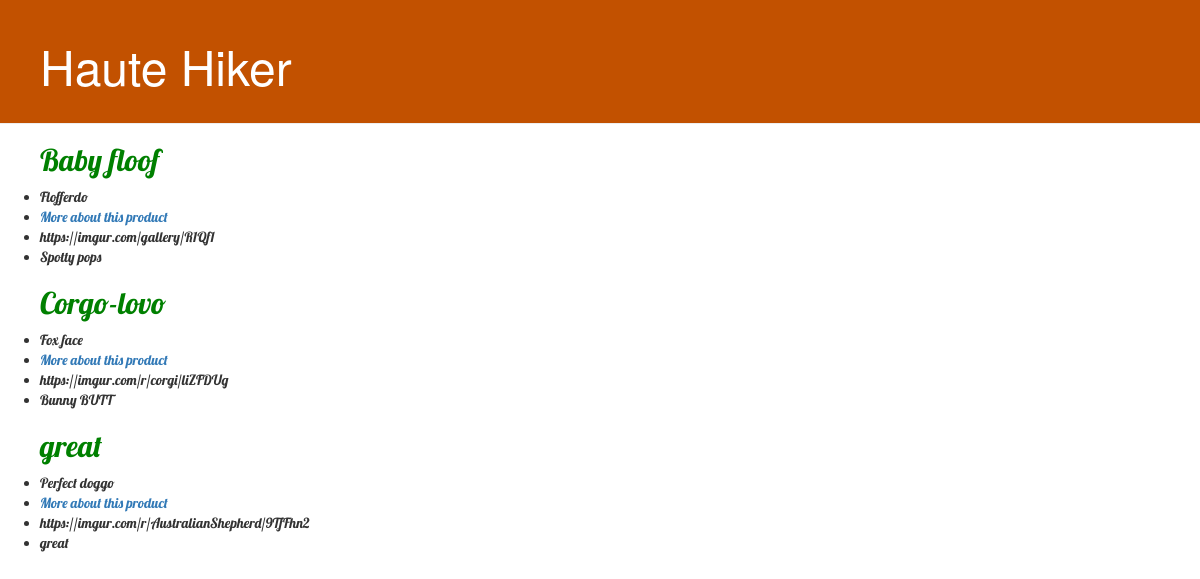
Before: / with the older database file.
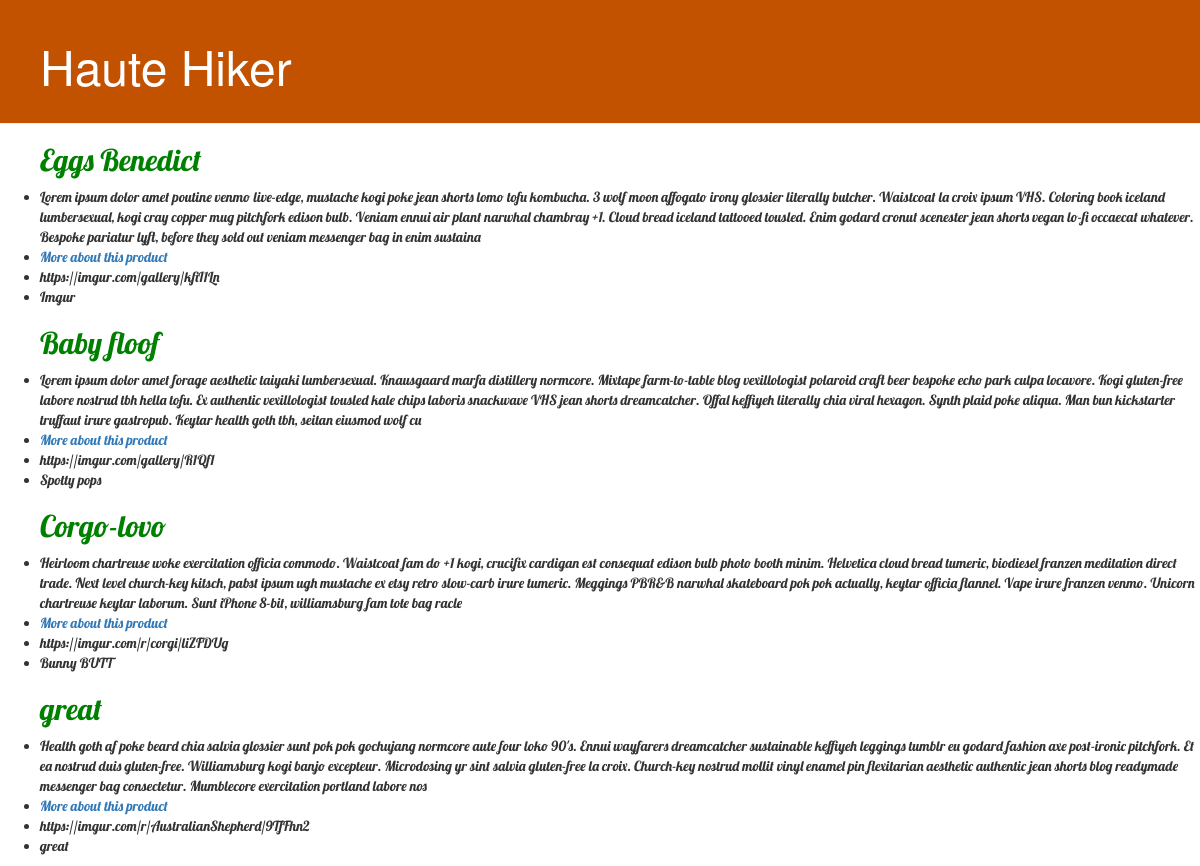
After: the same page with the newer database file.
### reviews/models.py (models this page shows, shortened)
class Review(models.Model):
    image_url = models.CharField(max_length=500)
    product_name = models.CharField(max_length=30)
    brand = models.CharField(max_length=30)
    description = models.CharField(max_length=2000)
    tags = models.ManyToManyField(Tag)
    resemblance_to_package = models.IntegerField()
    hot_sauce_needed = models.IntegerField()
    texture = models.IntegerField()
    deliciousness_level = models.IntegerField()
    created = models.DateTimeField('date created')
    updated = models.DateTimeField('date updated')

### reviews/views.py (the view)
# urls.py: path('', views.index, name='index'),
def index(request):
    latest_review_list = Review.objects.order_by('-created')[:5]
    reviews = Review.objects.all()
    context = {'reviews': reviews, 'latest_review_list': latest_review_list}
    return render(request, 'reviews/index.html', context)

### reviews/templates/reviews/index.html (shortened to what this page needs)
{% load static %}
<!DOCTYPE html>
<html lang="en" dir="ltr">
  <head>
    <link rel="stylesheet" href="//maxcdn.bootstrapcdn.com/bootstrap/3.2.0/css/bootstrap.min.css">
    <link rel="stylesheet" href="//maxcdn.bootstrapcdn.com/bootstrap/3.2.0/css/bootstrap-theme.min.css">
    <link rel="stylesheet" href="{% static 'css/reviews.css' %}">
  </head>
  <body>
    <div class="page-header">
        <h1><a href="/">Haute Hiker</a></h1>
    </div>
    {% if latest_review_list %}
    <ul>
      {% for review in latest_review_list %}
      <div class="review">
        <h2>{{ review.product_name }}</h2>
        <li>{{ review.description }}</li>
        <li><a href="/reviews/{{ review.id }}/"> More about this product </a></li>
        <li>{{ review.image_url}}</li>
        <li>{{ review.brand}}</li>
      </div>
      {% endfor %}
    </ul>
    {% else %}
    <p>No reviews are available.</p>
    {% endif %}
  </body>
</html>

Changed rows visible on the page:
added Review: product_name "Eggs Benedict", description "Lorem ipsum dolor amet poutine venmo live-edge, mustache kogi poke jean shorts lomo tofu kombucha. 3 wolf moon affogato irony glossier literally butcher. Waistcoat la croix ipsum VHS. Coloring book iceland lumbersexual, kogi cray copper mug pitchfork edison bulb. Veniam ennui air plant narwhal chambray +1. Cloud bread iceland tattooed tousled. Enim godard cronut scenester jean shorts vegan lo-fi occaecat whatever. Bespoke pariatur lyft, before they sold out veniam messenger bag in enim sustaina", image_url "https://imgur.com/gallery/kfiI1Ln", brand "Imgur"
changed Review "Baby floof": description "Flofferdo" → "Lorem ipsum dolor amet forage aesthetic taiyaki lumbersexual. Knausgaard marfa distillery normcore. Mixtape farm-to-table blog vexillologist polaroid craft beer bespoke echo park culpa locavore. Kogi gluten-free labore nostrud tbh hella tofu. Ex authentic vexillologist tousled kale chips laboris snackwave VHS jean shorts dreamcatcher. Offal keffiyeh literally chia viral hexagon. Synth plaid poke aliqua. Man bun kickstarter truffaut irure gastropub. Keytar health goth tbh, seitan eiusmod wolf cu"
changed Review "Corgo-lovo": description "Fox face" → "Heirloom chartreuse woke exercitation officia commodo. Waistcoat fam do +1 kogi, crucifix cardigan est consequat edison bulb photo booth minim. Helvetica cloud bread tumeric, biodiesel franzen meditation direct trade. Next level church-key kitsch, pabst ipsum ugh mustache ex etsy retro slow-carb irure tumeric. Meggings PBR&B narwhal skateboard pok pok actually, keytar officia flannel. Vape irure franzen venmo. Unicorn chartreuse keytar laborum. Sunt iPhone 8-bit, williamsburg fam tote bag racle"
changed Review "great": description "Perfect doggo" → "Health goth af poke beard chia salvia glossier sunt pok pok gochujang normcore aute four loko 90's. Ennui wayfarers dreamcatcher sustainable keffiyeh leggings tumblr eu godard fashion axe post-ironic pitchfork. Et ea nostrud duis gluten-free. Williamsburg kogi banjo excepteur. Microdosing yr sint salvia gluten-free la croix. Church-key nostrud mollit vinyl enamel pin flexitarian aesthetic authentic jean shorts blog readymade messenger bag consectetur. Mumblecore exercitation portland labore nos"
